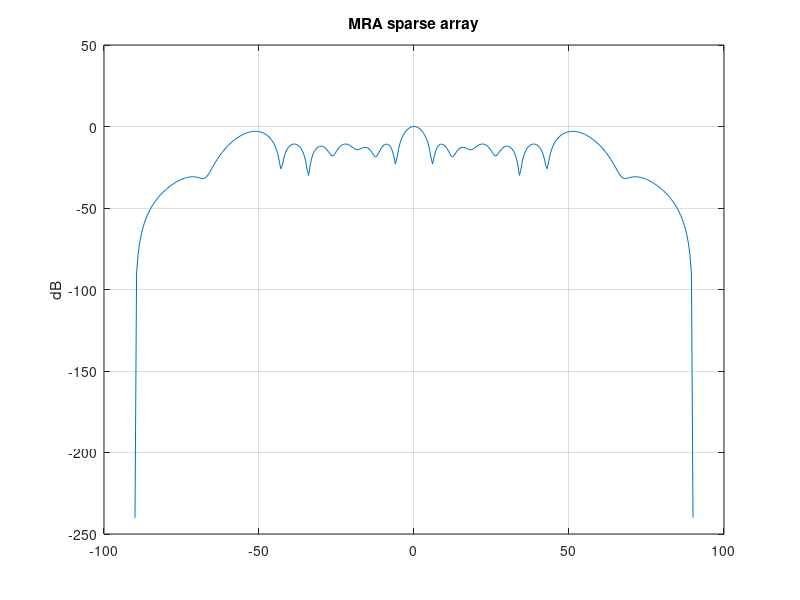

Write MATLAB code to recreate this figure.
% Разреженная MRA
% Эквивалентная апертура при минимуме приёмников

spacing = 1;
mra = [0 1 3 6 8 11 13 16] * spacing;
theta = -90:0.5:90;
AFm = zeros(1, numel(theta));
for n = 1:numel(mra)
    AFm = AFm + exp(1i*pi*mra(n)*sind(theta));
end
figure;
plot(theta, 20*log10(abs(AFm)/numel(mra) + 1e-12));
title('MRA sparse array'); ylabel('dB'); grid on;

%{
@play
{
 "title": "Разреженная MRA",
 "groups": [
  {
   "name": "Масштаб",
   "controls": [
    {
     "var": "spacing",
     "label": "Масштаб позиций",
     "min": 1,
     "max": 3,
     "step": 1,
     "default": 1
    }
   ]
  }
 ]
}
%}
